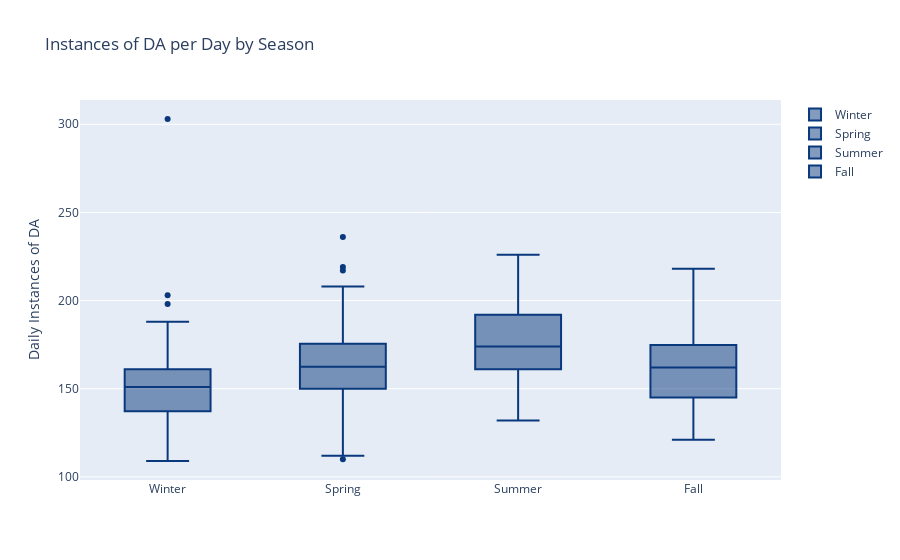

Notebook code for this chart:
### Code cell
fig_season = go.Figure()
for i in ['Winter', 'Spring', 'Summer', 'Fall']:

    fig_season.add_trace(go.Box(
        y=Seasonal_df[Seasonal_df['Season'] == i]['Y'],
        x=Seasonal_df[Seasonal_df['Season'] == i]['Season'],
        name=i,
        marker_color='rgb(9,56,125)'
    ))

fig_season.update_layout(
    yaxis_title='Daily Instances of DA',
    title_text='Instances of DA per Day by Season'
)

fig_season.show()
fig_season.write_image('../Visuals/DA_Season_by_Day.png', engine="kaleido")

### Figure 1 — Plotly figure (JSON) as saved in the notebook; plotly's stock layout.template omitted (floating-point values rounded to 4 significant figures)
{"data": [{"marker": {"color": "rgb(9,56,125)"}, "name": "Winter", "type": "box", "x": ["Winter", "Winter", "Winter", "Winter", "Winter", "Winter", "Winter", "Winter", "Winter", "Winter", "Winter", "Winter", "Winter", "Winter", "Winter", "Winter", "Winter", "Winter", "Winter", "Winter", "Winter", "Winter", "Winter", "Winter", "Winter", "Winter", "Winter", "Winter", "Winter", "Winter", "Winter", "Winter", "Winter", "Winter", "Winter", "Winter", "Winter", "Winter", "Winter", "Winter", "Winter", "Winter", "Winter", "Winter", "Winter", "Winter", "Winter", "Winter", "Winter", "Winter", "Winter", "Winter", "Winter", "Winter", "Winter", "Winter", "Winter", "Winter", "Winter", "Winter", "Winter", "Winter", "Winter", "Winter", "Winter", "Winter", "Winter", "Winter", "Winter", "Winter", "Winter", "Winter", "Winter", "Winter", "Winter", "Winter", "Winter", "Winter", "Winter", "Winter", "Winter", "Winter", "Winter", "Winter", "Winter", "Winter", "Winter", "Winter", "Winter", "Winter", "Winter"], "y": [303, 203, 178, 176, 169, 162, 161, 161, 161, 159, 157, 156, 155, 155, 155, 153, 151, 149, 148, 147, 147, 145, 137, 135, 135, 134, 130, 129, 127, 126, 121, 184, 179, 177, 172, 172, 170, 169, 168, 163, 162, 161, 153, 152, 152, 151, 151, 151, 150, 147, 143, 140, 139, 139, 137, 131, 131, 130, 128, 119, 198, 188, 181, 174, 165, 158, 158, 158, 157, 157, 155, 155, 154, 152, 150, 146, 146, 143, 142, 140, 138, 138, 138, 132, 129, 128, 126, 126, 125, 121, 109]}, {"marker": {"color": "rgb(9,56,125)"}, "name": "Spring", "type": "box", "x": ["Spring", "Spring", "Spring", "Spring", "Spring", "Spring", "Spring", "Spring", "Spring", "Spring", "Spring", "Spring", "Spring", "Spring", "Spring", "Spring", "Spring", "Spring", "Spring", "Spring", "Spring", "Spring", "Spring", "Spring", "Spring", "Spring", "Spring", "Spring", "Spring", "Spring", "Spring", "Spring", "Spring", "Spring", "Spring", "Spring", "Spring", "Spring", "Spring", "Spring", "Spring", "Spring", "Spring", "Spring", "Spring", "Spring", "Spring", "Spring", "Spring", "Spring", "Spring", "Spring", "Spring", "Spring", "Spring", "Spring", "Spring", "Spring", "Spring", "Spring", "Spring", "Spring", "Spring", "Spring", "Spring", "Spring", "Spring", "Spring", "Spring", "Spring", "Spring", "Spring", "Spring", "Spring", "Spring", "Spring", "Spring", "Spring", "Spring", "Spring", "Spring", "Spring", "Spring", "Spring", "Spring", "Spring", "Spring", "Spring", "Spring", "Spring", "Spring", "Spring"], "y": [208, 199, 196, 185, 178, 177, 175, 174, 173, 168, 168, 167, 167, 167, 165, 164, 162, 155, 153, 153, 150, 150, 146, 146, 145, 142, 142, 139, 138, 132, 131, 191, 187, 174, 173, 172, 170, 169, 166, 165, 164, 163, 162, 160, 159, 159, 158, 155, 155, 150, 145, 144, 139, 139, 138, 134, 128, 124, 117, 112, 110, 236, 219, 217, 208, 201, 194, 188, 186, 183, 181, 180, 179, 177, 177, 176, 173, 168, 166, 165, 162, 162, 160, 160, 160, 157, 156, 155, 155, 154, 152, 149]}, {"marker": {"color": "rgb(9,56,125)"}, "name": "Summer", "type": "box", "x": ["Summer", "Summer", "Summer", "Summer", "Summer", "Summer", "Summer", "Summer", "Summer", "Summer", "Summer", "Summer", "Summer", "Summer", "Summer", "Summer", "Summer", "Summer", "Summer", "Summer", "Summer", "Summer", "Summer", "Summer", "Summer", "Summer", "Summer", "Summer", "Summer", "Summer", "Summer", "Summer", "Summer", "Summer", "Summer", "Summer", "Summer", "Summer", "Summer", "Summer", "Summer", "Summer", "Summer", "Summer", "Summer", "Summer", "Summer", "Summer", "Summer", "Summer", "Summer", "Summer", "Summer", "Summer", "Summer", "Summer", "Summer", "Summer", "Summer", "Summer", "Summer", "Summer", "Summer", "Summer", "Summer", "Summer", "Summer", "Summer", "Summer", "Summer", "Summer", "Summer", "Summer", "Summer", "Summer", "Summer", "Summer", "Summer", "Summer", "Summer", "Summer", "Summer", "Summer", "Summer", "Summer", "Summer", "Summer", "Summer", "Summer", "Summer", "Summer", "Summer"], "y": [223, 221, 214, 210, 202, 200, 199, 198, 194, 190, 187, 186, 181, 179, 178, 175, 174, 174, 172, 170, 170, 169, 168, 164, 161, 160, 160, 157, 154, 149, 226, 223, 215, 205, 205, 194, 193, 192, 189, 189, 187, 181, 181, 179, 178, 171, 171, 167, 167, 164, 163, 162, 161, 159, 158, 157, 156, 150, 148, 147, 132, 223, 220, 211, 202, 200, 196, 192, 192, 189, 188, 180, 177, 174, 174, 172, 168, 168, 168, 166, 165, 163, 161, 159, 159, 158, 155, 153, 149, 146, 144, 140]}, {"marker": {"color": "rgb(9,56,125)"}, "name": "Fall", "type": "box", "x": ["Fall", "Fall", "Fall", "Fall", "Fall", "Fall", "Fall", "Fall", "Fall", "Fall", "Fall", "Fall", "Fall", "Fall", "Fall", "Fall", "Fall", "Fall", "Fall", "Fall", "Fall", "Fall", "Fall", "Fall", "Fall", "Fall", "Fall", "Fall", "Fall", "Fall", "Fall", "Fall", "Fall", "Fall", "Fall", "Fall", "Fall", "Fall", "Fall", "Fall", "Fall", "Fall", "Fall", "Fall", "Fall", "Fall", "Fall", "Fall", "Fall", "Fall", "Fall", "Fall", "Fall", "Fall", "Fall", "Fall", "Fall", "Fall", "Fall", "Fall", "Fall", "Fall", "Fall", "Fall", "Fall", "Fall", "Fall", "Fall", "Fall", "Fall", "Fall", "Fall", "Fall", "Fall", "Fall", "Fall", "Fall", "Fall", "Fall", "Fall", "Fall", "Fall", "Fall", "Fall", "Fall", "Fall", "Fall", "Fall", "Fall", "Fall", "Fall"], "y": [210, 204, 199, 196, 195, 192, 181, 180, 179, 176, 175, 172, 169, 167, 167, 165, 162, 162, 161, 159, 158, 152, 147, 145, 144, 143, 138, 127, 124, 121, 198, 189, 187, 187, 183, 183, 174, 170, 169, 167, 167, 166, 165, 164, 164, 164, 161, 159, 159, 155, 152, 152, 149, 146, 144, 142, 141, 140, 135, 133, 133, 218, 203, 186, 183, 179, 177, 171, 168, 168, 167, 163, 162, 158, 158, 154, 154, 153, 153, 147, 146, 145, 144, 141, 134, 134, 132, 128, 125, 124, 121]}], "layout": {"title": {"text": "Instances of DA per Day by Season"}, "yaxis": {"title": {"text": "Daily Instances of DA"}}}}
